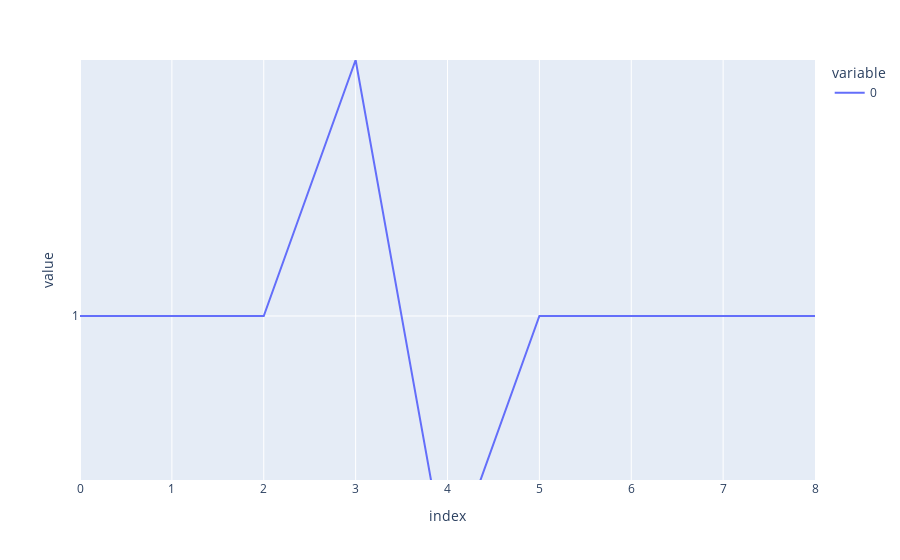

Write notebook code for a chart like this one.
### Code cell
mlq_w_df.sum(1).plot()

### Figure 1 — Plotly figure (JSON) as saved in the notebook; plotly's stock layout.template omitted (floating-point values rounded to 4 significant figures)
{"data": [{"hovertemplate": "variable=0<br>index=%{x}<br>value=%{y}<extra></extra>", "legendgroup": "0", "line": {"color": "#636efa", "dash": "solid"}, "marker": {"symbol": "circle"}, "mode": "lines", "name": "0", "orientation": "v", "showlegend": true, "type": "scatter", "x": [0, 1, 2, 3, 4, 5, 6, 7, 8], "xaxis": "x", "y": [1, 1, 1, 1.0, 1.0, 1, 1, 1, 1], "yaxis": "y"}], "layout": {"autosize": true, "legend": {"title": {"text": "variable"}, "tracegroupgap": 0}, "margin": {"t": 60}, "xaxis": {"anchor": "y", "autorange": true, "domain": [0, 1], "range": [0, 8], "title": {"text": "index"}, "type": "linear"}, "yaxis": {"anchor": "x", "autorange": true, "domain": [0, 1], "range": [1.0, 1.0], "title": {"text": "value"}, "type": "linear"}}}
